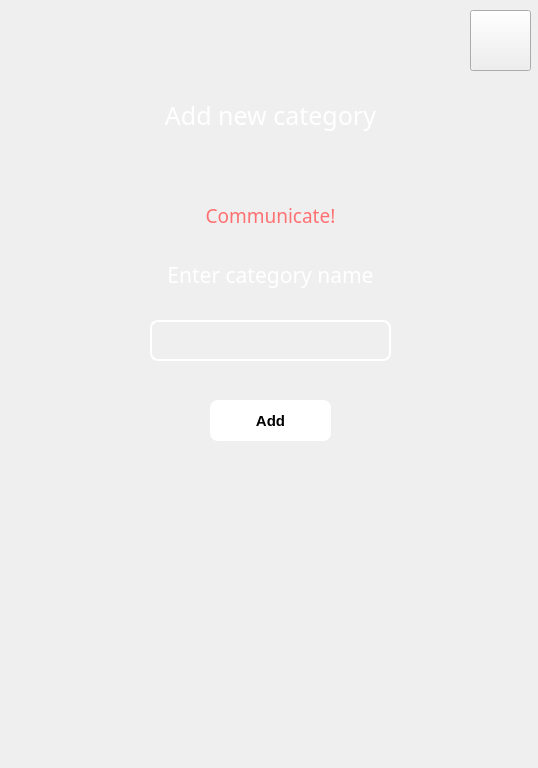
<?xml version="1.0" encoding="UTF-8"?>
<ui version="4.0">
 <class>Form</class>
 <widget class="QWidget" name="Form">
  <property name="geometry">
   <rect>
    <x>0</x>
    <y>0</y>
    <width>538</width>
    <height>768</height>
   </rect>
  </property>
  <property name="windowTitle">
   <string>SpendFlow</string>
  </property>
  <property name="styleSheet">
   <string notr="true"/>
  </property>
  <widget class="QLabel" name="background">
   <property name="geometry">
    <rect>
     <x>-30</x>
     <y>-30</y>
     <width>581</width>
     <height>821</height>
    </rect>
   </property>
   <property name="styleSheet">
    <string notr="true">border-image: url(:/ui/bckimg.jpg);</string>
   </property>
   <property name="text">
    <string/>
   </property>
  </widget>
  <widget class="QLabel" name="logo">
   <property name="geometry">
    <rect>
     <x>0</x>
     <y>0</y>
     <width>171</width>
     <height>101</height>
    </rect>
   </property>
   <property name="styleSheet">
    <string notr="true">border-image: url(:/ui/logo.png);</string>
   </property>
   <property name="text">
    <string/>
   </property>
  </widget>
  <widget class="QLineEdit" name="CategoryNameText">
   <property name="geometry">
    <rect>
     <x>150</x>
     <y>320</y>
     <width>241</width>
     <height>41</height>
    </rect>
   </property>
   <property name="font">
    <font>
     <family>Bahnschrift</family>
     <pointsize>14</pointsize>
    </font>
   </property>
   <property name="styleSheet">
    <string notr="true">QLineEdit{
	background-color: rgba(255, 255, 255, 0);
	border: 2px solid rgb(255, 255, 255);
	border-radius: 8px;
	color: white; 
}

QLineEdit:focus{
	background-color: rgba(255, 255, 255, 0);
	border: 2px solid  rgb(255, 0, 255);
	border-radius: 8px;
	color: white; 
}

</string>
   </property>
   <property name="text">
    <string/>
   </property>
  </widget>
  <widget class="QLabel" name="enterCatNameLabel">
   <property name="geometry">
    <rect>
     <x>140</x>
     <y>250</y>
     <width>261</width>
     <height>51</height>
    </rect>
   </property>
   <property name="font">
    <font>
     <family>Bahnschrift</family>
     <pointsize>16</pointsize>
     <weight>50</weight>
     <bold>false</bold>
    </font>
   </property>
   <property name="text">
    <string>&lt;html&gt;&lt;head/&gt;&lt;body&gt;&lt;p&gt;&lt;span style=&quot; color:#ffffff;&quot;&gt;Enter category name&lt;/span&gt;&lt;/p&gt;&lt;/body&gt;&lt;/html&gt;</string>
   </property>
   <property name="alignment">
    <set>Qt::AlignCenter</set>
   </property>
  </widget>
  <widget class="QPushButton" name="addButton">
   <property name="geometry">
    <rect>
     <x>210</x>
     <y>400</y>
     <width>121</width>
     <height>41</height>
    </rect>
   </property>
   <property name="font">
    <font>
     <family>Arial</family>
     <pointsize>11</pointsize>
     <weight>75</weight>
     <bold>true</bold>
    </font>
   </property>
   <property name="styleSheet">
    <string notr="true">QPushButton{
	border-radius: 8px;
	background-color: rgb(255, 255, 255);
}

QPushButton:hover{
	border-radius: 8px;
	background-color:  rgb(148, 17, 255);
	color: white;
}

QPushButton:pressed{
	border-radius: 8px;
	background-color: rgb(187, 26, 202);
	color: white;
}</string>
   </property>
   <property name="text">
    <string>Add</string>
   </property>
  </widget>
  <widget class="QLabel" name="addCategoryLabel">
   <property name="geometry">
    <rect>
     <x>140</x>
     <y>90</y>
     <width>261</width>
     <height>51</height>
    </rect>
   </property>
   <property name="font">
    <font>
     <family>Bahnschrift</family>
     <pointsize>19</pointsize>
     <weight>50</weight>
     <bold>false</bold>
    </font>
   </property>
   <property name="text">
    <string>&lt;html&gt;&lt;head/&gt;&lt;body&gt;&lt;p&gt;&lt;span style=&quot; color:#ffffff;&quot;&gt;Add new category&lt;/span&gt;&lt;/p&gt;&lt;/body&gt;&lt;/html&gt;</string>
   </property>
   <property name="alignment">
    <set>Qt::AlignCenter</set>
   </property>
  </widget>
  <widget class="QPushButton" name="exitButton">
   <property name="geometry">
    <rect>
     <x>470</x>
     <y>10</y>
     <width>61</width>
     <height>61</height>
    </rect>
   </property>
   <property name="font">
    <font>
     <family>Bahnschrift</family>
     <pointsize>11</pointsize>
     <weight>75</weight>
     <bold>true</bold>
    </font>
   </property>
   <property name="styleSheet">
    <string notr="true">QPushButton{
	border-image: url(:/ui/exit.png);
}

QPushButton:hover{
	
	border-image: url(:/ui/exit-hover.png);
}
QPushButton:pressed{
	
	border-image: url(:/ui/exit-pressed.png);
}</string>
   </property>
   <property name="text">
    <string/>
   </property>
   <property name="checkable">
    <bool>false</bool>
   </property>
   <property name="flat">
    <bool>false</bool>
   </property>
  </widget>
  <widget class="QLabel" name="communicateTextLabel">
   <property name="geometry">
    <rect>
     <x>140</x>
     <y>200</y>
     <width>261</width>
     <height>31</height>
    </rect>
   </property>
   <property name="font">
    <font>
     <family>Bahnschrift</family>
     <pointsize>14</pointsize>
    </font>
   </property>
   <property name="styleSheet">
    <string notr="true">color: rgb(255, 112, 114);</string>
   </property>
   <property name="text">
    <string>Communicate!</string>
   </property>
   <property name="alignment">
    <set>Qt::AlignCenter</set>
   </property>
  </widget>
 </widget>
 <resources>
  <include location="background.qrc"/>
 </resources>
 <connections/>
</ui>
